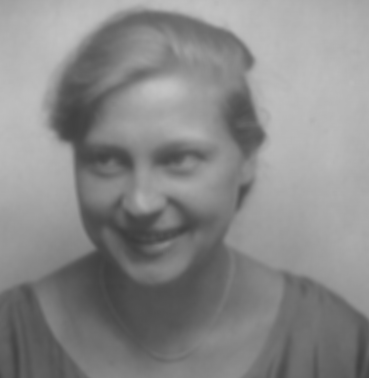
#> input picture code/dat/extracted_photos/01_0.png, 369 x 378 px
$ python main.py --image ../../dat/extracted_photos/01_0.png
#> lines starting #> are read from the running program, lines starting #| are printed output that depends on the picture
### code/src/FotoExtractor/imextract/backgroundremover.py
import numpy as np
import cv2
import math


def get_primary_background_color(img):
    """
    Returns the primarily used color in the images, which is assumed to be the background color.

    :param img: this is the image
    :returns the primary hue tone.
    :rtype int
    """

    hist = cv2.calcHist([img], [0], None, [256], [0, 256])
    # get most occurring color
    background_color = hist.argmax(axis=0)

    return background_color


def get_background_spot(img, background_color, spot_size=200):
    """
    Returns a position in the image, which is the most similar spot to the background color.

    :param img: this is the image
    :param background_color: this is the background color
    :param spot_size:   the size of the searched spot.
                        The higher the value, the slower the search and up to a certain size more stable
    :returns x, y coordinate of the background spot.
    :rtype tuple
    """

    spot_template = np.zeros((spot_size, spot_size, 3), np.uint8)
    spot_template[:, :, 0] = background_color
    spot_template[:, :, 1] = background_color
    spot_template[:, :, 2] = background_color

    # find big background spot
    method = cv2.TM_SQDIFF_NORMED
    result = cv2.matchTemplate(spot_template, img, method)
    # We want the minimum squared difference
    mn, _, location, _ = cv2.minMaxLoc(result)

    return location


def generate_binary_background_image(img, background_color, threshold=25):
    """
    Returns a binary image, which where the background color with some threshold is separated from the rest.

    :param img: this is the image
    :param background_color: this is the background color
    :param threshold: the threshold around the primary background color, which still should belong to the background.
    :returns: binary image.
    :rtype: array
    """

    gray = cv2.cvtColor(img, cv2.COLOR_BGR2GRAY)
    ret, mask1 = cv2.threshold(gray, background_color + threshold, 255, 0)
    ret, mask2 = cv2.threshold(gray, background_color - threshold, 255, 0)
    combined = cv2.bitwise_not(cv2.bitwise_and(mask1, mask2))

    return combined


# [166 lines left out: functions separate_background, check_for_features, crop_image_rectangles, validate_cropped_images, not called in this run]

### code/src/FotoExtractor/main.py
import argparse
import cv2
import os
import configparser
import sys
import csv
import numpy as np
import src.FotoExtractor.imextract.compare as cp
import src.FotoExtractor.imextract.backgroundremover as br
import src.FotoExtractor.imextract.rectextract as re
import src.FotoExtractor.imextract.facedetection as fd


# [32 lines left out: functions compare_images, get_frame_extracted_image, not called in this run]


def get_background_extracted_images(img):
    """
    Approximately cuts out all the photos in the input image.

    :param img: the scanned site of an album.
    :param config: dictionary - The configuration of the config file.
    :returns: array of cut out images.
    :rtype: array
    """
    kernel = np.ones((5, 5), np.float32) / 25
    img = cv2.filter2D(img, -1, kernel)

    background_color = br.get_primary_background_color(img)

    spot_size = 200 # config.getint('BackgroundRemover', 'SpotSize')
    if not spot_size:
        sys.exit("Error in the config file!")

    background_location = br.get_background_spot(img, background_color, spot_size)

    binary_threshold = 25 # config.getint('BackgroundRemover', 'BinaryThreshold')
    if not binary_threshold:
        sys.exit("Error in the config file!")

    binary_img = br.generate_binary_background_image(img, background_color, binary_threshold)
    binary_background_img = br.separate_background(binary_img, background_location)

    min_area = -100 # config.getint('BackgroundRemover', 'MinImageSize')
    max_dimension_relation = 2.5 # config.getfloat('BackgroundRemover', 'MaxRelationImageDimensions')
    image_padding = 10 # config.getint('BackgroundRemover', 'ImagePadding')
    if not min_area or not max_dimension_relation or not image_padding:
        sys.exit("Error in the config file!")

    cropped_images = br.crop_image_rectangles(img, binary_background_img)

    feature_threshold = 10 # config.getint('BackgroundRemover', 'FeatureThreshold')
    if not feature_threshold:
        sys.exit("Error in the config file!")

    valid_cropped_images = br.validate_cropped_images(cropped_images, feature_threshold)

    return valid_cropped_images


# [27 lines left out: function get_detected_faces, not called in this run]


def main(args, config):
    """
    Main function to run the program with the given arguments.

    :param args: dictionary - The Arguments given by the start of the programm.
    :param config: dictionary - The configuration of the config file.
    """
    img = cv2.imread(args.image, cv2.IMREAD_COLOR)
#> img is the input picture: shape (378, 369, 3); min 61, max 195, mean 137

    if img is None:
        sys.exit("Error no image found!")

    if args.compare:
        compare_images(img, args.compare)
    else:
        full_name = os.path.basename(args.image)
        name = os.path.splitext(full_name)[0]

        cropped_images = get_background_extracted_images(img)
#> in get_primary_background_color, `hist = cv2.calcHist([img], [0], None, [256], [0, 256])`: hist = 256 values, max 3541 at index 183, min 0 at index 0, mean 544.9
#> in get_primary_background_color, `background_color = hist.argmax(axis=0)`: background_color = [183]
#> in get_background_spot, `spot_template[:, :, 0] = background_color`:
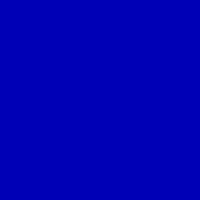
#> spot_template: shape (200, 200, 3); mean of channels 0, 1, 2 183, 0, 0; drawn as B, G, R
#> in get_background_spot, `spot_template[:, :, 1] = background_color`:
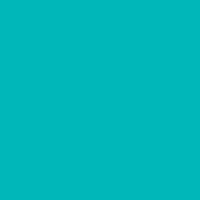
#> spot_template: shape (200, 200, 3); mean of channels 0, 1, 2 183, 183, 0; drawn as B, G, R
#> in get_background_spot, `spot_template[:, :, 2] = background_color`: spot_template: shape (200, 200, 3); every value is 183
#> in get_background_spot, `result = cv2.matchTemplate(spot_template, img, method)`:
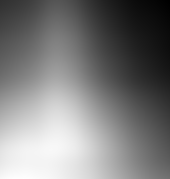
#> result: shape (179, 170) float32; min 0.0385, max 0.296, mean 0.165; drawn with min black and max white
#> in get_background_spot, `mn, _, location, _ = cv2.minMaxLoc(result)`: mn = 0.0385; location = (169, 0)

        for i, image in enumerate(cropped_images):

            img = get_frame_extracted_image(image)

            if args.face:

                path_frontal_classifier = config.get('FaceDetection', 'CascadePathFrontal')
                path_profile_classifier = config.get('FaceDetection', 'CascadePathProfile')

                if not path_frontal_classifier or not path_profile_classifier:
                    sys.exit("Error in the config file!")

                frontal_classifier = cv2.CascadeClassifier(path_frontal_classifier)
                profile_classifier = cv2.CascadeClassifier(path_profile_classifier)

                get_detected_faces(img, frontal_classifier, profile_classifier, config, args.result, name + '_' + str(i))

            if not os.path.exists(args.result):
                os.makedirs(args.result)

            cv2.imwrite(args.result + '/' + name + '_' + str(i) + '.png', img)

def parse_arguments():
    parser = argparse.ArgumentParser()

    parser.add_argument("--image",
                        help="path to the image of the photo album page",
                        type=str,
                        default='input/example_data/01.tif'
                        )

    parser.add_argument("--result",
                        help="path to the directory to store the results",
                        type=str,
                        default="./output"
                        )

    parser.add_argument("--compare",
                        help="path to the image to compare the given image to",
                        type=str
                        )

    parser.add_argument("--config",
                        help="path to the config file",
                        type=str,
                        default="./config"
                        )

    parser.add_argument("--face",
                        help="enables face detection",
                        action="store_true"
                        )
    return parser.parse_args()

# [24 lines left out: function extract_images, not called in this run]


if __name__ == "__main__":
    arguments = parse_arguments()
    configuration = configparser.ConfigParser()
    configuration.read(arguments.config)
#> (the run stopped early here; a loop or call above may not have finished)

$ run again, on code/dat/extracted_photos/01_2.png
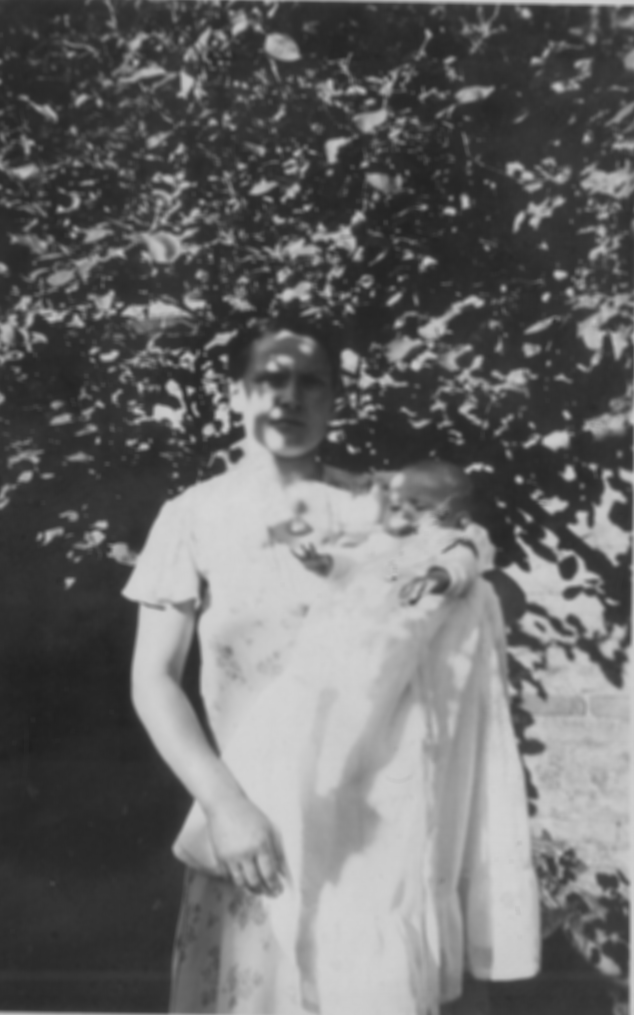
#> input picture code/dat/extracted_photos/01_2.png, 634 x 1015 px
#> in main, img is the input picture: shape (1015, 634, 3); min 31, max 214, mean 105.1
#> hist = 256 values, max 16990 at index 50, min 0 at index 0, mean 2513.7
#> in get_primary_background_color, `background_color = hist.argmax(axis=0)`: background_color = [50]
#> in get_background_spot, `spot_template[:, :, 1] = background_color`:
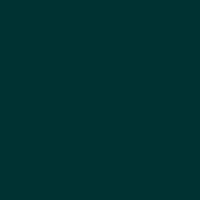
#> spot_template: shape (200, 200, 3); mean of channels 0, 1, 2 50, 50, 0; drawn as B, G, R
#> in get_background_spot, `result = cv2.matchTemplate(spot_template, img, method)`:
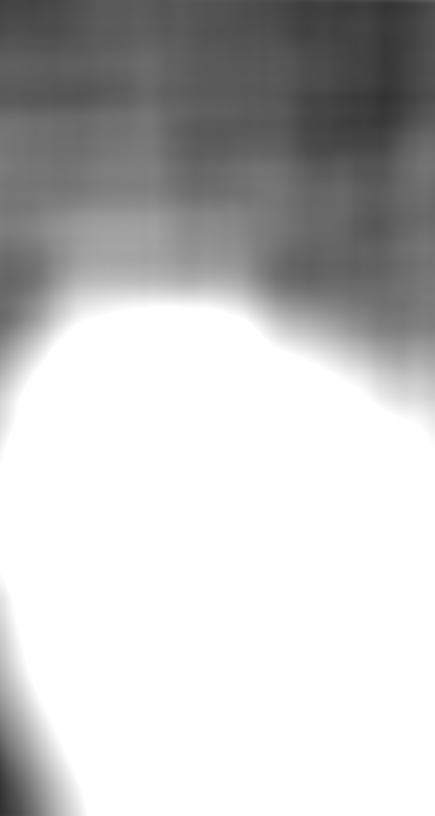
#> result: shape (816, 435) float32; min 0.189, max 1, mean 0.759
#> mn = 0.189; location = (0, 811)

$ run again, on code/dat/extracted_photos/01_3.png
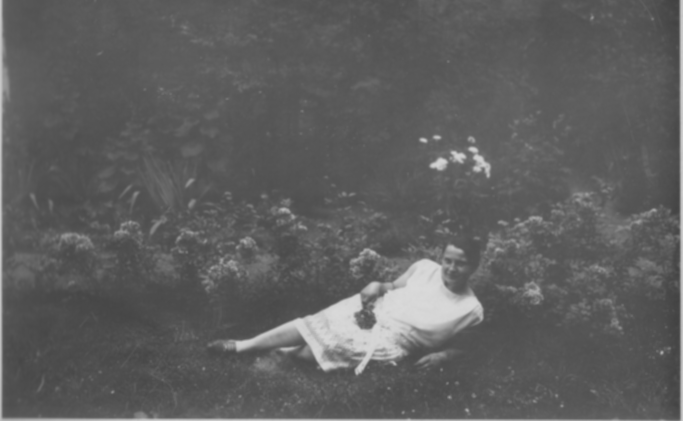
#> input picture code/dat/extracted_photos/01_3.png, 1366 x 841 px (shown at 1/2 size)
#> in main, img is the input picture: shape (841, 1366, 3); min 65, max 219, mean 94.8
#> hist = 256 values, max 73168 at index 88, min 0 at index 0, mean 4487.5
#> in get_primary_background_color, `background_color = hist.argmax(axis=0)`: background_color = [88]
#> in get_background_spot, `spot_template[:, :, 1] = background_color`:
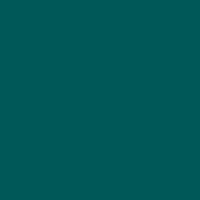
#> spot_template: shape (200, 200, 3); mean of channels 0, 1, 2 88, 88, 0; drawn as B, G, R
#> in get_background_spot, `result = cv2.matchTemplate(spot_template, img, method)`:
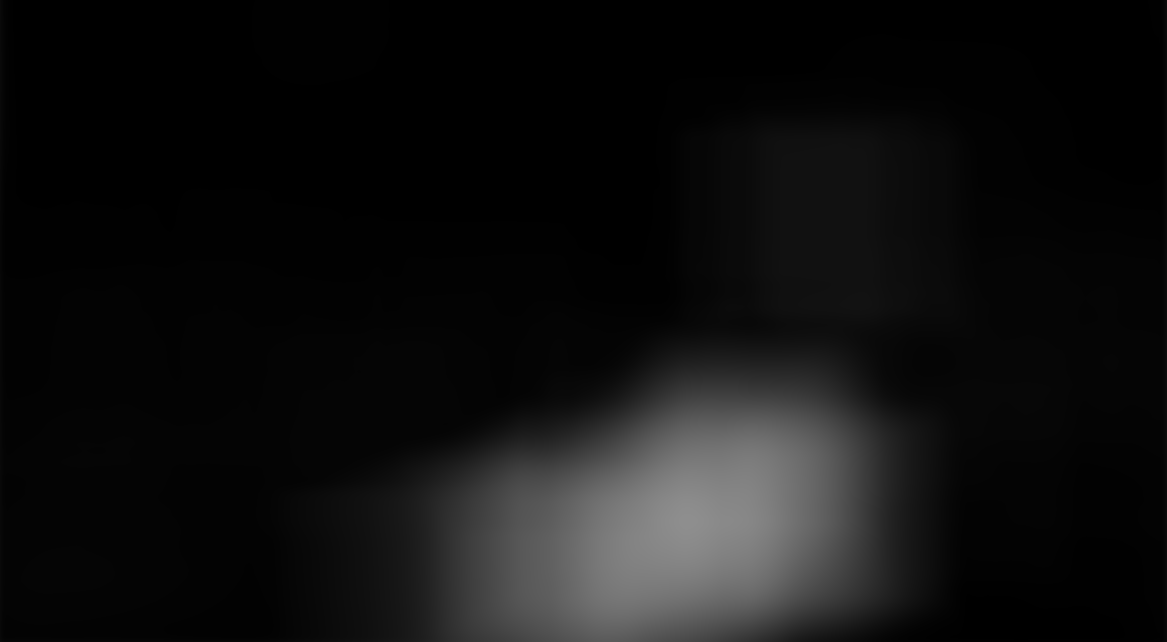
#> result: shape (642, 1167) float32; min 0.000541, max 0.56, mean 0.0654
#> mn = 0.000541; location = (82, 3)
